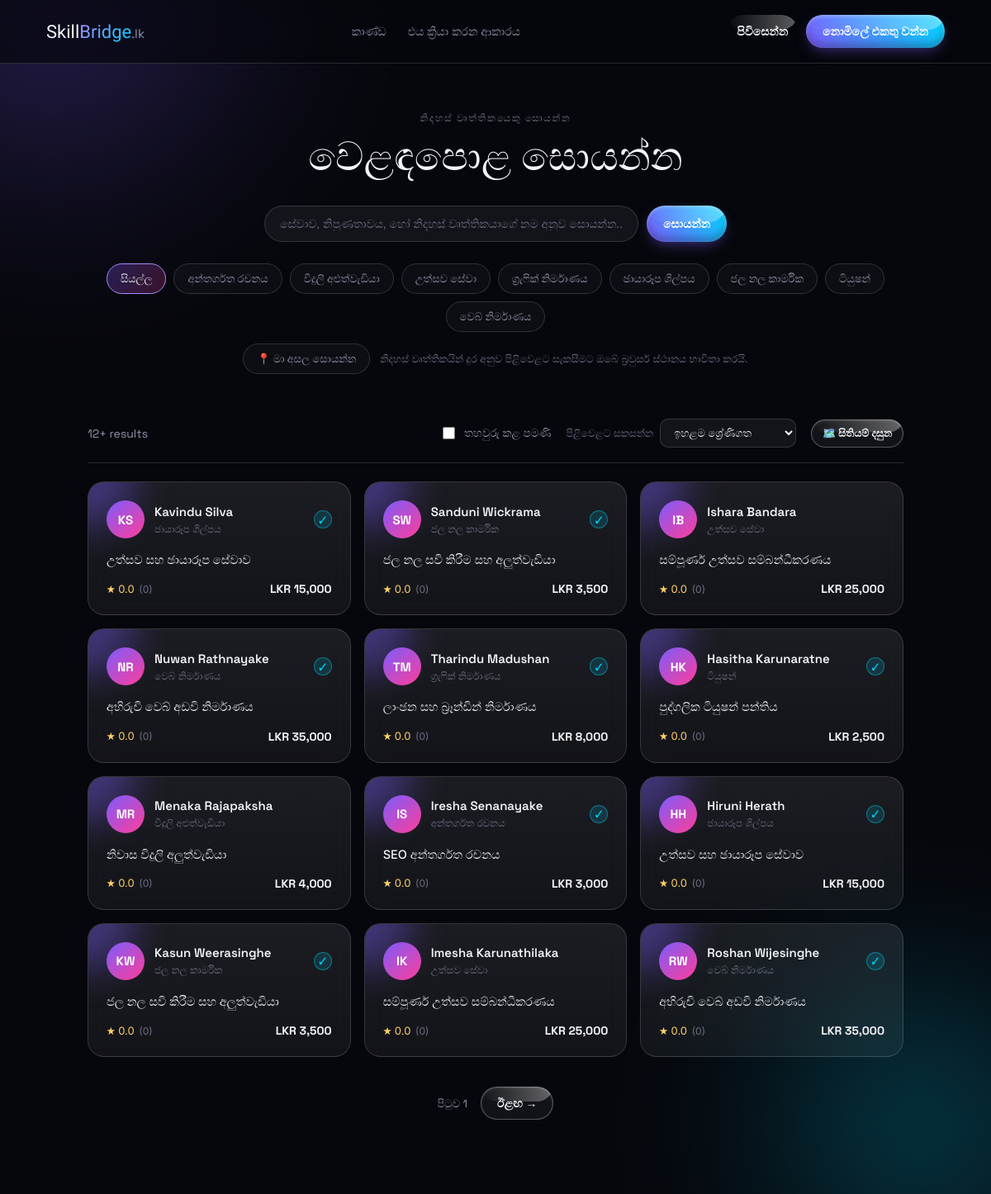
Screenshot of /sinhala/search.php with the database file from the repository.
### tables this page shows
CREATE TABLE `categories` (
  `category_id` int(10) UNSIGNED NOT NULL,
  `category_key` varchar(60) NOT NULL,
  `category_name` varchar(100) NOT NULL
);

CREATE TABLE `services` (
  `service_id` int(10) UNSIGNED NOT NULL,
  `profile_id` int(10) UNSIGNED NOT NULL,
  `category_id` int(10) UNSIGNED NOT NULL,
  `title` varchar(150) NOT NULL,
  `language` enum('tamil','english','sinhala') NOT NULL DEFAULT 'english',
  `price` decimal(10,2) NOT NULL,
  `description` text DEFAULT NULL,
  `is_active` tinyint(1) NOT NULL DEFAULT 1,
  `created_at` timestamp NOT NULL DEFAULT current_timestamp(),
  `updated_at` timestamp NOT NULL DEFAULT current_timestamp() ON UPDATE current_timestamp()
);

CREATE TABLE `users` (
  `user_id` int(10) UNSIGNED NOT NULL,
  `full_name` varchar(120) NOT NULL,
  `email` varchar(150) NOT NULL,
  `password_hash` varchar(255) NOT NULL,
  `role` enum('freelancer','client','admin') NOT NULL,
  `language_pref` enum('tamil','english','sinhala') NOT NULL DEFAULT 'english',
  `phone` varchar(20) DEFAULT NULL,
  `last_seen` timestamp NULL DEFAULT NULL,
  `photo_path` varchar(255) DEFAULT NULL,
  `is_active` tinyint(1) NOT NULL DEFAULT 1,
  `created_at` timestamp NOT NULL DEFAULT current_timestamp(),
  `updated_at` timestamp NOT NULL DEFAULT current_timestamp() ON UPDATE current_timestamp()
);

### sinhala/inc-category-labels.php (called while the page is built)
<?php
$CATEGORY_LABELS = [
  'tutoring'        => 'ටියුෂන්',
  'photography'     => 'ඡායාරූප ශිල්පය',
  'web_design'      => 'වෙබ් නිර්මාණය',
  'electrical'      => 'විදුලි අළුත්වැඩියා',
  'plumbing'        => 'ජල නල කාර්මික',
  'graphic_design'  => 'ග්‍රැෆික් නිර්මාණය',
  'writing'         => 'අන්තර්ගත රචනය',
  'event_services'  => 'උත්සව සේවා',
];
function category_label($key, $fallback) {
    global $CATEGORY_LABELS;
    return $CATEGORY_LABELS[$key] ?? $fallback;
}

### sinhala/search.php (the view, shortened to what this page needs)
<?php
require_once __DIR__ . '/inc-category-labels.php';
require_once __DIR__ . '/session.php';
$dashboardHref = match ($_SESSION['role'] ?? '') {
    'freelancer' => 'dashboard.php',
    'admin'      => 'admin-dashboard.php',
    default      => 'client-dashboard.php',
};
$categoryKey  = trim($_GET['category'] ?? '');
$keyword      = trim($_GET['q'] ?? '');
$verifiedOnly = isset($_GET['verified']);
$originLatRaw = $_GET['lat'] ?? '';
$originLngRaw = $_GET['lng'] ?? '';
$hasOrigin = is_numeric($originLatRaw) && is_numeric($originLngRaw)
    && (float) $originLatRaw >= -90 && (float) $originLatRaw <= 90
    && (float) $originLngRaw >= -180 && (float) $originLngRaw <= 180;
$allowedSorts = ['rating', 'price_low', 'price_high', 'newest'];
$sort = in_array($_GET['sort'] ?? '', $allowedSorts, true)
    ? $_GET['sort']
    : ($hasOrigin ? 'nearby' : 'rating');
$page    = max(1, (int) ($_GET['page'] ?? 1));
$perPage = 12;
$offset  = ($page - 1) * $perPage;
$categories = [];
try {
    $catStmt = $pdo->query('SELECT category_key, category_name FROM categories ORDER BY category_name');
    $categories = $catStmt->fetchAll();
} catch (PDOException $e) {
    error_log('SkillBridge search.php categories error: ' . $e->getMessage());
}
$where  = ['s.is_active = 1', "s.language = 'sinhala'"];
$distanceSelect = 'NULL';
$having = '';
$orderBy = match ($sort) {
    'price_low'  => 's.price ASC',
    'price_high' => 's.price DESC',
    'newest'     => 's.created_at DESC',
    'nearby'     => 'ISNULL(distance_km) ASC, distance_km ASC',
    default      => 'avg_rating DESC, review_count DESC',
};
$sql = "
    SELECT
        s.service_id, s.title, s.price, s.description,
        fp.profile_id, fp.verified_badge, fp.bio,
        fp.latitude, fp.longitude,
        u.full_name,
        c.category_name, c.category_key,
        COALESCE(AVG(r.rating), 0)  AS avg_rating,
        COUNT(DISTINCT r.review_id) AS review_count,
        {$distanceSelect} AS distance_km
    FROM services s
    JOIN freelancer_profiles fp ON s.profile_id = fp.profile_id
    JOIN users u               ON fp.user_id = u.user_id
    JOIN categories c          ON s.category_id = c.category_id
    LEFT JOIN bookings b       ON b.service_id = s.service_id
    LEFT JOIN reviews r        ON r.booking_id = b.booking_id
    WHERE " . implode(' AND ', $where) . "
    GROUP BY s.service_id, s.title, s.price, s.description,
             fp.profile_id, fp.verified_badge, fp.bio, fp.latitude, fp.longitude,
             u.full_name, c.category_name, c.category_key
    {$having}
    ORDER BY {$orderBy}
    LIMIT :limit OFFSET :offset
";
$results = [];
$hasNextPage = false;
$dbError = false;
$dbErrorDetail = '';
try {
    $stmt = $pdo->prepare($sql);
    $stmt->bindValue(':limit', $perPage + 1, PDO::PARAM_INT);
    $stmt->bindValue(':offset', $offset, PDO::PARAM_INT);
    $stmt->execute();
    $results = $stmt->fetchAll();
    if (count($results) > $perPage) {
        $hasNextPage = true;
        $results = array_slice($results, 0, $perPage);
    }
} catch (PDOException $e) {
    error_log('SkillBridge search.php query error: ' . $e->getMessage());
    $dbError = true;
    $dbErrorDetail = $e->getMessage();
}
function build_query(array $overrides): string
{
    $params = array_merge($_GET, $overrides);
    foreach ($params as $key => $value) {
        if ($value === null || $value === '' || $value === false) {
            unset($params[$key]);
        }
    }
    return htmlspecialchars('search.php?' . http_build_query($params), ENT_QUOTES);
}
function initials(string $name): string
{
    $parts = preg_split('/\s+/', trim($name));
    $letters = array_map(fn($p) => mb_strtoupper(mb_substr($p, 0, 1)), array_slice($parts, 0, 2));
    return implode('', $letters) ?: '?';
}
?>
<!DOCTYPE html>
<html lang="si">
<head>
<link rel="stylesheet" href="assets/css/search.css?v=3">
<link rel="stylesheet" href="https://unpkg.com/leaflet@1.9.4/dist/leaflet.css">
</head>
<body>
<div class="scene" aria-hidden="true">
  <div class="orb orb-violet"></div>
  <div class="orb orb-cyan"></div>
</div>
<header class="nav">
  <div class="nav-inner">
    <a href="index(SIN).html" class="brand-mark">Skill<span class="brand-accent">Bridge</span><span class="brand-tld">.lk</span></a>
    <nav class="nav-links">
      <a href="index(SIN).html#categories">කාණ්ඩ</a>
      <a href="index(SIN).html#how-it-works">එය ක්‍රියා කරන ආකාරය</a>
    </nav>
    <div class="nav-actions">
      <?php if (isset($_SESSION['user_id'])): ?>
        <a href="<?php echo $dashboardHref; ?>" class="btn btn-outline">උපකරණ පුවරුව</a>
        <?php if (($_SESSION['role'] ?? '') === 'freelancer'): ?>
          <a href="dashboard.php" class="nav-hello">ආයුබෝවන්, <?php echo htmlspecialchars(explode(' ', $_SESSION['full_name'])[0], ENT_QUOTES); ?></a>
        <?php else: ?>
          <span class="nav-hello">ආයුබෝවන්, <?php echo htmlspecialchars(explode(' ', $_SESSION['full_name'])[0], ENT_QUOTES); ?></span>
        <?php endif; ?>
        <a href="logout.php" class="btn btn-ghost">ඉවත් වන්න</a>
      <?php else: ?>
        <a href="login.php" class="btn btn-ghost">පිවිසෙන්න</a>
        <a href="register.php" class="btn btn-primary">නොමිලේ එකතු වන්න</a>
      <?php endif; ?>
    </div>
  </div>
</header>
<main class="search-page">
  <section class="search-hero">
    <p class="eyebrow">නිදහස් වෘත්තිකයෙකු සොයන්න</p>
    <h1 class="search-title">වෙළඳපොළ සොයන්න</h1>
    <form class="search-bar" action="search.php" method="GET">
      <input type="text" name="q" value="<?php echo htmlspecialchars($keyword, ENT_QUOTES); ?>" placeholder="සේවාව, නිපුණතාවය, හෝ නිදහස් වෘත්තිකයාගේ නම අනුව සොයන්න...">
      <button type="submit" class="btn btn-primary">සොයන්න</button>
    </form>
    <div class="chip-row">
      <a href="<?php echo build_query(['category' => null, 'page' => null]); ?>" class="chip<?php echo $categoryKey === '' ? ' is-active' : ''; ?>">සියල්ල</a>
      <?php foreach ($categories as $cat): ?>
                <a href="<?php echo build_query(['category' => $cat['category_key'], 'page' => null]); ?>" class="chip<?php echo $categoryKey === $cat['category_key'] ? ' is-active' : ''; ?>">
          <?php echo htmlspecialchars(category_label($cat['category_key'], $cat['category_name']), ENT_QUOTES); ?>
        </a>
      <?php endforeach; ?>
    </div>
    <div class="nearby-bar">
      <?php if (!$hasOrigin): ?>
        <button type="button" id="useMyLocationBtn" class="chip chip-nearby">📍 මා අසල සොයන්න</button>
        <span class="nearby-hint">නිදහස් වෘත්තිකයින් දුර අනුව පිළිවෙළට සැකසීමට ඔබේ බ්‍රවුසර් ස්ථානය භාවිතා කරයි.</span>
      <?php endif; ?>
    </div>
  </section>
  <section class="results-section">
    <div class="results-toolbar">
      <span class="results-count">
        <?php echo $dbError ? '' : count($results) . ($hasNextPage ? '+' : '') . ' result' . (count($results) === 1 ? '' : 's'); ?>
      </span>
      <div class="toolbar-controls">
        <label class="verified-check">
          <input type="checkbox" onchange="window.location.href=this.checked ? '<?php echo build_query(['verified' => 1, 'page' => null]); ?>' : '<?php echo build_query(['verified' => null, 'page' => null]); ?>'" <?php echo $verifiedOnly ? 'checked' : ''; ?>>
          තහවුරු කළ පමණි
        </label>
        <div class="sort-select">
          <label for="sortSelect">පිළිවෙළට සකසන්න</label>
          <select id="sortSelect" onchange="window.location.href=this.value">
            <option value="<?php echo build_query(['sort' => 'rating', 'page' => null]); ?>" <?php echo $sort === 'rating' ? 'selected' : ''; ?>>ඉහළම ශ්‍රේණිගත</option>
          </select>
        </div>
        <?php if (!$dbError && !empty($results)): ?>
          <button type="button" id="viewToggleBtn" class="btn btn-outline btn-sm" data-mode="list">🗺️ සිතියම් දසුන</button>
        <?php endif; ?>
      </div>
    </div>
    <?php if ($dbError): ?>
      <div class="empty-state">
        <div class="empty-glyph">!</div>
        <h3>ප්‍රතිඵල පූරණය කළ නොහැකි විය</h3>
        <p>දත්ත සමුදායට ළඟාවීමේදී යම් දෝෂයක් සිදුවිය. කරුණාකර මොහොතකින් නැවත උත්සාහ කරන්න.</p>
        <?php if (isset($_GET['debug'])): ?>
          <p style="color:#FF3D9A; font-family: monospace; font-size:12px; text-align:left; background:rgba(255,61,154,0.08); padding:14px; border-radius:10px; margin-top:16px; word-break:break-word;">
            <?php echo htmlspecialchars($dbErrorDetail, ENT_QUOTES); ?>
          </p>
        <?php endif; ?>
      </div>
    <?php else: ?>
      <div class="result-grid" id="resultGrid">
        <?php foreach ($results as $row): ?>
          <a href="profile.php?service=<?php echo (int) $row['service_id']; ?>" class="result-card">
            <div class="result-top">
              <div class="result-avatar"><?php echo htmlspecialchars(initials($row['full_name']), ENT_QUOTES); ?></div>
              <div class="result-who">
                <h3><?php echo htmlspecialchars($row['full_name'], ENT_QUOTES); ?></h3>
                               <span class="result-category"><?php echo htmlspecialchars(category_label($row['category_key'], $row['category_name']), ENT_QUOTES); ?></span>
              </div>
              <?php if ((int) $row['verified_badge'] === 1): ?>
                <span class="verified-tag" title="SkillBridge.lk මගින් තහවුරු කරන ලදී">✓</span>
              <?php endif; ?>
            </div>
            <h4 class="result-service"><?php echo htmlspecialchars($row['title'], ENT_QUOTES); ?></h4>
            <div class="result-meta">
              <span class="result-rating">
                ★ <?php echo number_format((float) $row['avg_rating'], 1); ?>
                <span class="result-review-count">(<?php echo (int) $row['review_count']; ?>)</span>
              </span>
              <span class="result-price">LKR <?php echo number_format((float) $row['price'], 0); ?></span>
            </div>
          </a>
        <?php endforeach; ?>
      </div>
      <div class="pagination">
        <span class="page-indicator">පිටුව <?php echo $page; ?></span>
        <?php if ($hasNextPage): ?>
          <a href="<?php echo build_query(['page' => $page + 1]); ?>" class="btn btn-outline">ඊළඟ →</a>
        <?php endif; ?>
      </div>
    <?php endif; ?>
  </section>
</main>
</body>
</html>

### rows the page displays
categories: category_key+category_name "අන්තර්ගත රචනය"
categories: category_key+category_name "විදුලි අළුත්වැඩියා"
categories: category_key+category_name "උත්සව සේවා"
categories: category_key+category_name "ග්‍රැෆික් නිර්මාණය"
categories: category_key+category_name "ඡායාරූප ශිල්පය"
categories: category_key+category_name "ජල නල කාර්මික"
categories: category_key+category_name "ටියුෂන්"
categories: category_key+category_name "වෙබ් නිර්මාණය"
services: users.full_name "KS", users.full_name "Kavindu Silva", category.category_name "ඡායාරූප ශිල්පය", title "උත්සව සහ ඡායාරූප සේවාව", avg_rating "0.0", review_count "0", price "15,000"
services: users.full_name "SW", users.full_name "Sanduni Wickrama", category.category_name "ජල නල කාර්මික", title "ජල නල සවි කිරීම සහ අලුත්වැඩියා", avg_rating "0.0", review_count "0", price "3,500"
services: users.full_name "IB", users.full_name "Ishara Bandara", category.category_name "උත්සව සේවා", title "සම්පූර්ණ උත්සව සම්බන්ධීකරණය", avg_rating "0.0", review_count "0", price "25,000"
services: users.full_name "NR", users.full_name "Nuwan Rathnayake", category.category_name "වෙබ් නිර්මාණය", title "අභිරුචි වෙබ් අඩවි නිර්මාණය", avg_rating "0.0", review_count "0", price "35,000"
services: users.full_name "TM", users.full_name "Tharindu Madushan", category.category_name "ග්‍රැෆික් නිර්මාණය", title "ලාංඡන සහ බ්‍රෑන්ඩින් නිර්මාණය", avg_rating "0.0", review_count "0", price "8,000"
services: users.full_name "HK", users.full_name "Hasitha Karunaratne", category.category_name "ටියුෂන්", title "පුද්ගලික ටියුෂන් පන්තිය", avg_rating "0.0", review_count "0", price "2,500"
services: users.full_name "MR", users.full_name "Menaka Rajapaksha", category.category_name "විදුලි අළුත්වැඩියා", title "නිවාස විදුලි අලුත්වැඩියා", avg_rating "0.0", review_count "0", price "4,000"
services: users.full_name "IS", users.full_name "Iresha Senanayake", category.category_name "අන්තර්ගත රචනය", title "SEO අන්තර්ගත රචනය", avg_rating "0.0", review_count "0", price "3,000"
services: users.full_name "HH", users.full_name "Hiruni Herath", category.category_name "ඡායාරූප ශිල්පය", title "උත්සව සහ ඡායාරූප සේවාව", avg_rating "0.0", review_count "0", price "15,000"
services: users.full_name "KW", users.full_name "Kasun Weerasinghe", category.category_name "ජල නල කාර්මික", title "ජල නල සවි කිරීම සහ අලුත්වැඩියා", avg_rating "0.0", review_count "0", price "3,500"
services: users.full_name "IK", users.full_name "Imesha Karunathilaka", category.category_name "උත්සව සේවා", title "සම්පූර්ණ උත්සව සම්බන්ධීකරණය", avg_rating "0.0", review_count "0", price "25,000"
services: users.full_name "RW", users.full_name "Roshan Wijesinghe", category.category_name "වෙබ් නිර්මාණය", title "අභිරුචි වෙබ් අඩවි නිර්මාණය", avg_rating "0.0", review_count "0", price "35,000"

### other values shown
count($results) "12"
$page "1"
